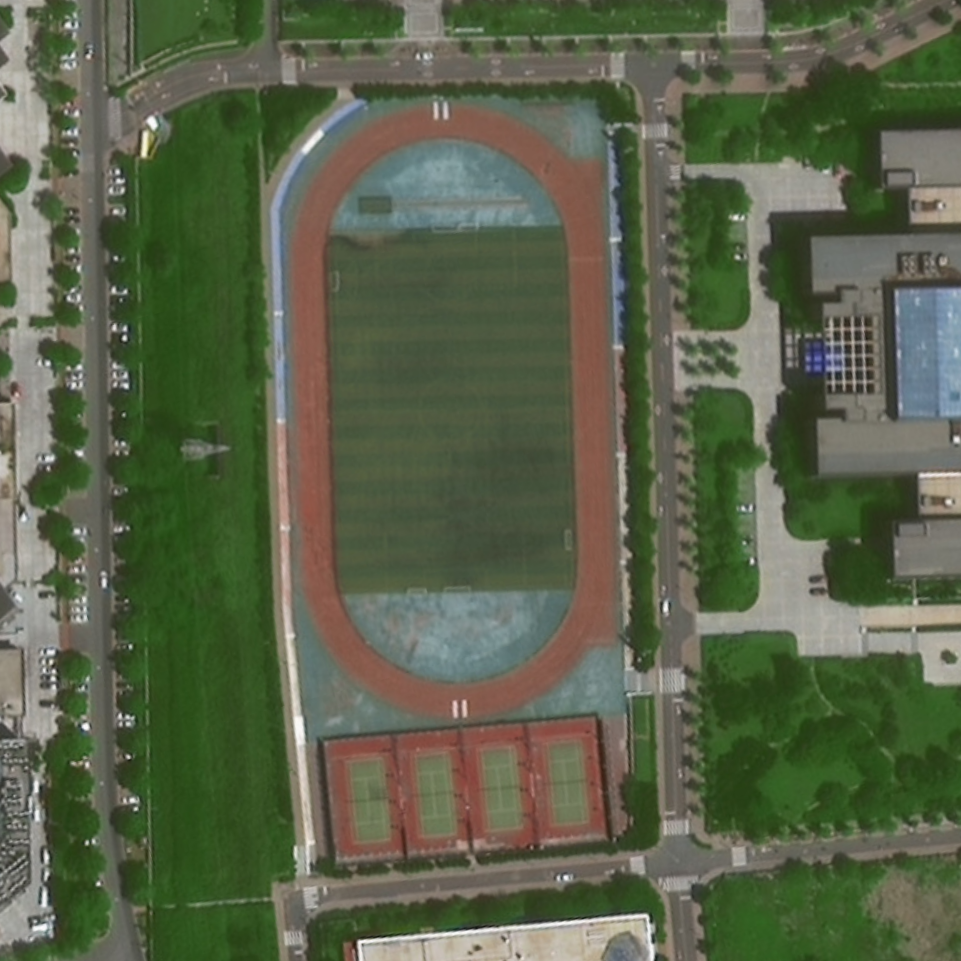
%> input picture Core/picturesScript/test/操场卫星图-正-小尺寸.png, 961 x 961 px
$ octave testBackground.m   (GNU Octave 9; MATLAB toolbox functions it lacks are replaced by stand-ins)
%> lines starting %> are read from the running program, lines starting %| are printed output that depends on the picture
% === Script: plotTrajectoryWithBackgroundScript.m ===
% close all;
% clc;
% clear;
% % 参数设置
% imageFile = '操场卫星图-正-小尺寸.png';  % 图片文件路径
% rotationAngle = 0;            % 图片旋转角度（度数）
% xOffset = 10;                  % 图片在 x 方向的偏移
% yOffset = 20;                  % 图片在 y 方向的偏移
% axisLimits = [0 100 0 100];    % 坐标系范围 [xmin xmax ymin ymax]
% scale = 1;                   % 图片缩放系数
%
% % 读取图像文件
% img = imread(imageFile);
%
% % 旋转图片
% rotatedImg = imrotate(img, rotationAngle, 'bilinear', 'crop');
%
% % 获取图片大小
% [imgHeight, imgWidth, ~] = size(rotatedImg);
%
% % 缩放图片
% scaledImg = imresize(rotatedImg, scale);
% [scaledHeight, scaledWidth, ~] = size(scaledImg);
%
% % 创建图窗
% figure;
% hold on;
%
% % 设置固定坐标系范围
% axis(axisLimits);
% axis equal;
%
% % 计算图片在坐标系中的位置
% xImage = [axisLimits(1) + xOffset, axisLimits(1) + xOffset + scaledWidth];
% yImage = [axisLimits(3) + yOffset, axisLimits(3) + yOffset + scaledHeight];
%
% % 显示图片作为背景
% imagesc(xImage, yImage, flipud(scaledImg));
% set(gca, 'YDir', 'normal'); % 保持 y 轴方向一致
%
% % 设置透明度
% alpha(0.5); % 可调整透明度
%
% % 示例轨迹（替换为实际数据）
% t = linspace(0, 2*pi, 100);
% xTrajectory = (axisLimits(2) - axisLimits(1)) / 2 * cos(t) + (axisLimits(1) + axisLimits(2)) / 2;
% yTrajectory = (axisLimits(4) - axisLimits(3)) / 2 * sin(t) + (axisLimits(3) + axisLimits(4)) / 2;
%
% % 绘制轨迹
% plot(xTrajectory, yTrajectory, 'r', 'LineWidth', 2);
%
% hold off;


% 参数设置
% imageFile = 'background.png';  % 图片文件路径
% rotationAngle = 45;            % 图片旋转角度（度数）
% xOffset = 10;                  % 图片在 x 方向的偏移
% yOffset = 20;                  % 图片在 y 方向的偏移
% axisLimits = [0 100 0 100];    % 坐标系范围 [xmin xmax ymin ymax]
% scale = 0.8;                   % 图片缩放系数
%
% % 读取和旋转图片
% img = imread(imageFile);
% rotatedImg = imrotate(img, rotationAngle, 'bilinear', 'crop');
%
% % 缩放图片
% scaledImg = imresize(rotatedImg, scale);
%
% % 创建图窗并设置坐标范围
% figure;
% hold on;
% axis(axisLimits);
% axis equal;
%
% % 使用 imshow 将图像叠加为背景
% xRange = [axisLimits(1) + xOffset, axisLimits(1) + xOffset + size(scaledImg, 2)];
% yRange = [axisLimits(3) + yOffset, axisLimits(3) + yOffset + size(scaledImg, 1)];
% imshow(flipud(scaledImg), 'XData', xRange, 'YData', yRange);
% set(gca, 'YDir', 'normal'); % 保持 y 轴方向一致
%
% % 画出示例轨迹
% t = linspace(0, 2*pi, 100);
% xTrajectory = (axisLimits(2) - axisLimits(1)) / 2 * cos(t) + (axisLimits(1) + axisLimits(2)) / 2;
% yTrajectory = (axisLimits(4) - axisLimits(3)) / 2 * sin(t) + (axisLimits(3) + axisLimits(4)) / 2;
% plot(xTrajectory, yTrajectory, 'r', 'LineWidth', 2);
%
% hold off;


imageFile = '操场卫星图-正-小尺寸.png';  % 图片文件路径
rotationAngle = 45;            % 图片旋转角度（度数）
xOffset = 10;                  % 图片在 x 方向的偏移
yOffset = 20;                  % 图片在 y 方向的偏移
axisLimits = [0 100 0 100];    % 坐标系范围 [xmin xmax ymin ymax]
scale = 1;                   % 图片缩放系数
% 读取和旋转图片
img = imread(imageFile);
%> img is the input picture: size 961x961x3 uint8; mean R, G, B 90, 98.4, 73.9
rotatedImg = imrotate(img, rotationAngle, 'bilinear', 'crop');
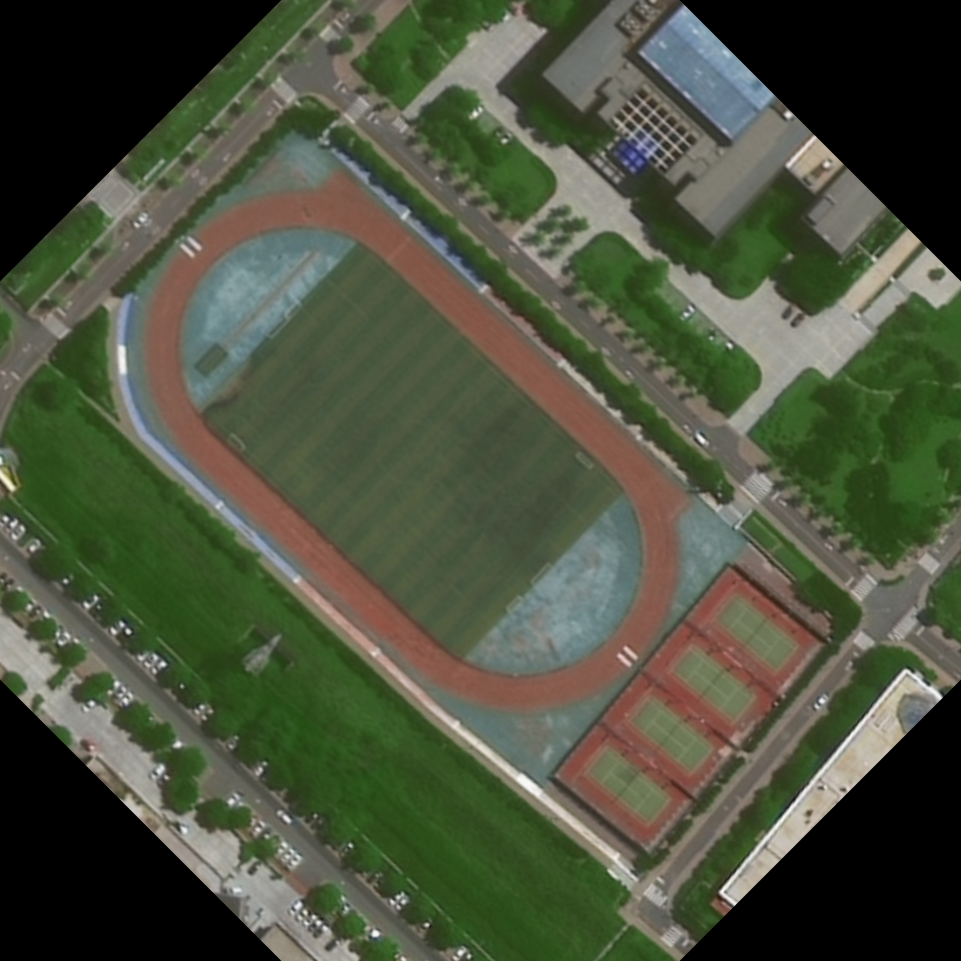
%> rotatedImg: size 961x961x3 uint8; mean R, G, B 75.5, 81.6, 62
scaledImg = imresize(rotatedImg, scale);

% 设置图窗和坐标范围
figure;
hold on;
axis(axisLimits);
axis equal;

% 使用 image 叠加背景图片
xImage = [axisLimits(1) + xOffset, axisLimits(1) + xOffset + size(scaledImg, 2)];
%> xImage = [10 971]
yImage = [axisLimits(3) + yOffset, axisLimits(3) + yOffset + size(scaledImg, 1)];
%> yImage = [20 981]
image(xImage, yImage, flipud(scaledImg));
set(gca, 'YDir', 'normal');

% 画出示例轨迹
plot(xTrajectory, yTrajectory, 'r', 'LineWidth', 2);
%> (this line was passed over: xTrajectory is not available in this run)
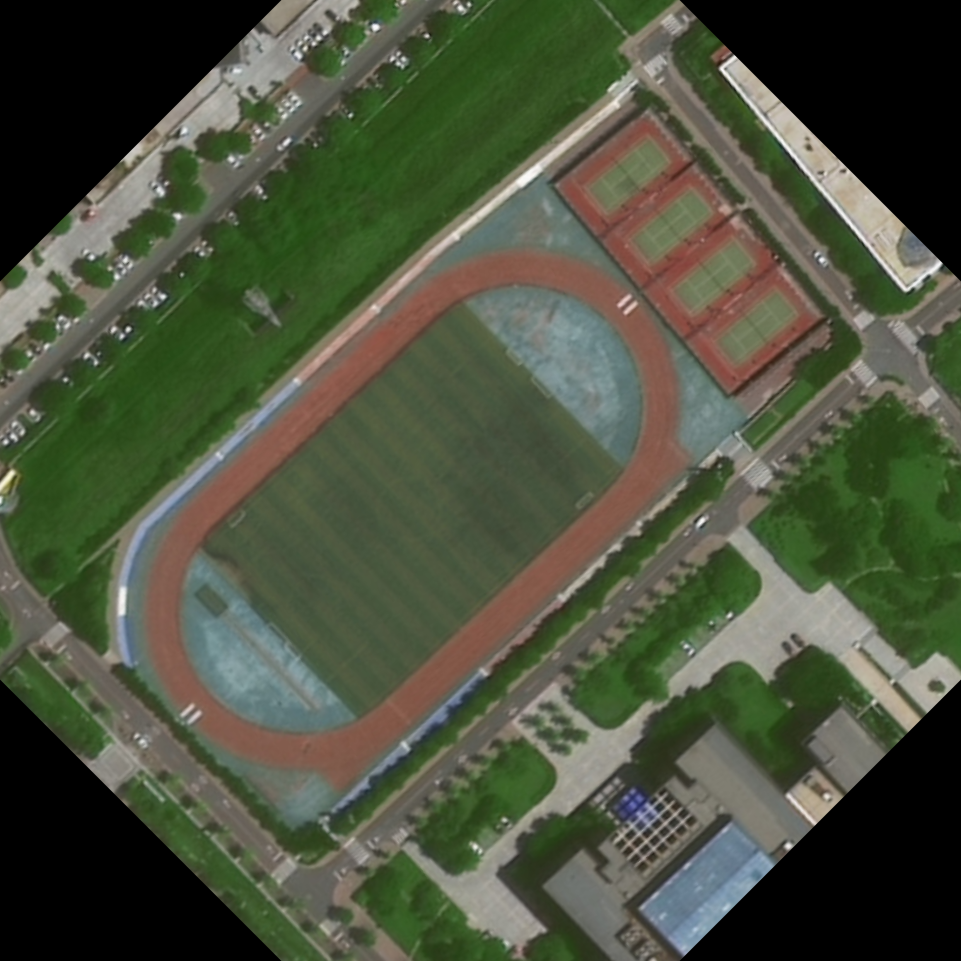
%> displayed picture: size 961x961x3, on the screen's scale of 0 to 255; mean R, G, B 75.5, 81.6, 62; mean of the top-left, top-right, bottom-left and bottom-right quarters 66.6, 78.6, 72.1, 74.7

hold off;


% === End of Script ===

$ run again, with Core/picturesScript/test/操场卫星图-大尺寸.png copied over Core/picturesScript/test/操场卫星图-正-小尺寸.png
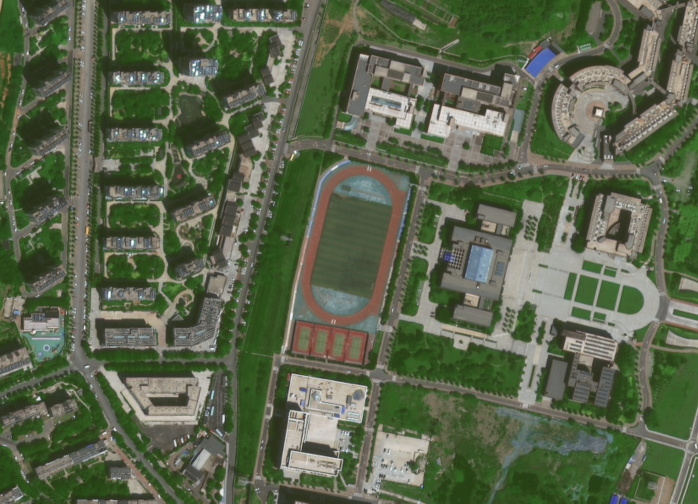
%> input picture Core/picturesScript/test/操场卫星图-大尺寸.png, 1396 x 1007 px (shown at 1/2 size)
%> img is the input picture: size 1007x1396x3 uint8; mean R, G, B 91, 101.2, 76.4
%> `rotatedImg = imrotate(img, rotationAngle, 'bilinear', 'crop');`:
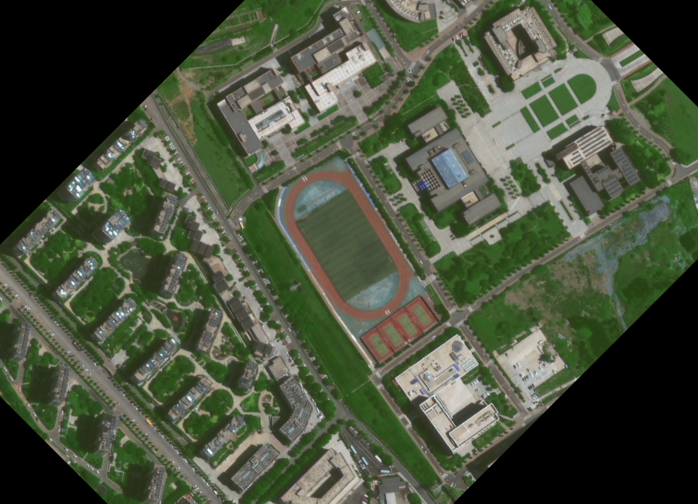
%> rotatedImg: size 1007x1396x3 uint8 (shown at 1/2 size); mean R, G, B 73.4, 81.4, 61.9
%> `plot(xTrajectory, yTrajectory, 'r', 'LineWidth', 2);`:
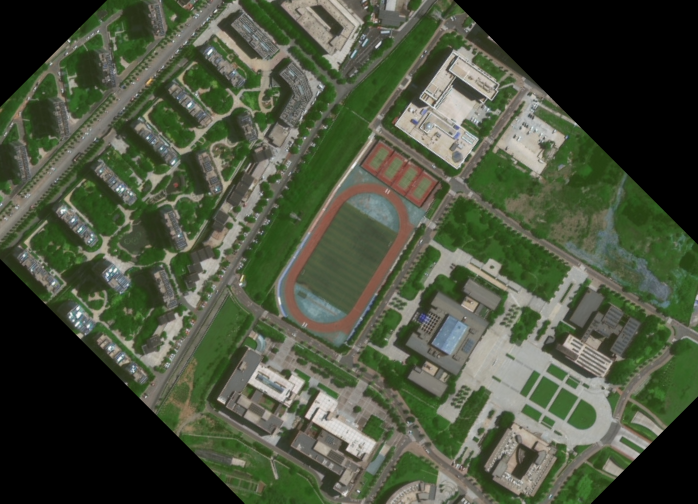
%> displayed picture: size 1007x1396x3, on the screen's scale of 0 to 255 (shown at 1/2 size); mean R, G, B 73.4, 81.4, 61.9; mean of the top-left, top-right, bottom-left and bottom-right quarters 77.2, 60.3, 59, 92.4

$ run again, with Core/picturesScript/test/操场卫星图-小尺寸.png copied over Core/picturesScript/test/操场卫星图-正-小尺寸.png
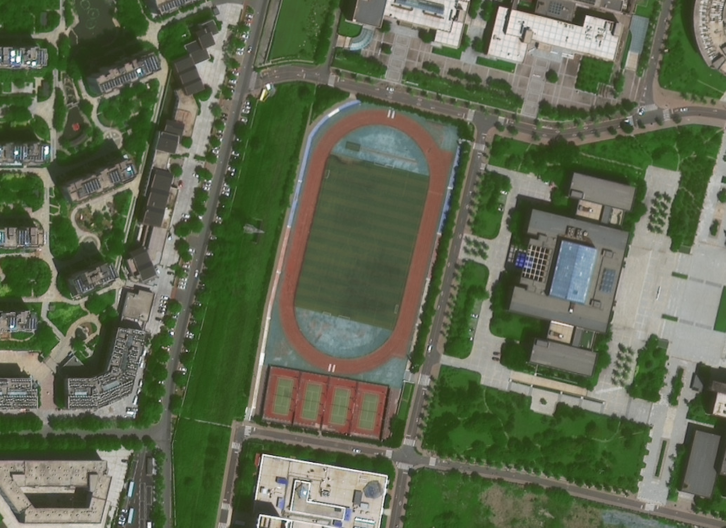
%> input picture Core/picturesScript/test/操场卫星图-小尺寸.png, 1451 x 1055 px (shown at 1/2 size)
%> img is the input picture: size 1055x1451x3 uint8; mean R, G, B 95.9, 104.3, 81.1
%> `rotatedImg = imrotate(img, rotationAngle, 'bilinear', 'crop');`:
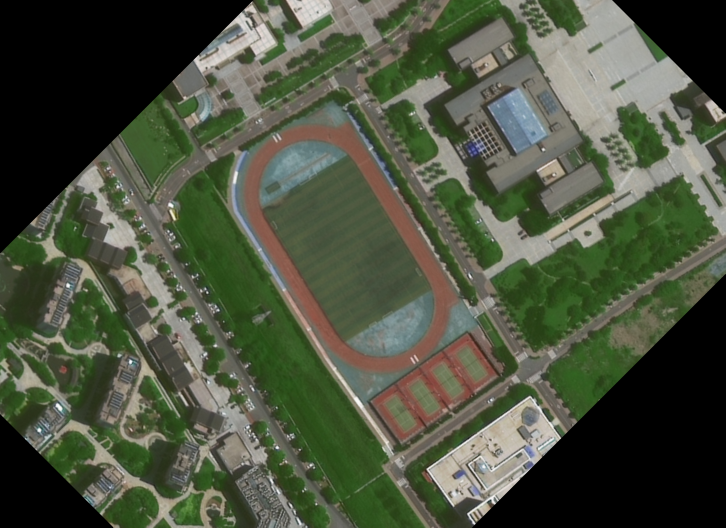
%> rotatedImg: size 1055x1451x3 uint8 (shown at 1/2 size); mean R, G, B 75.6, 82.4, 63.6
%> `plot(xTrajectory, yTrajectory, 'r', 'LineWidth', 2);`:
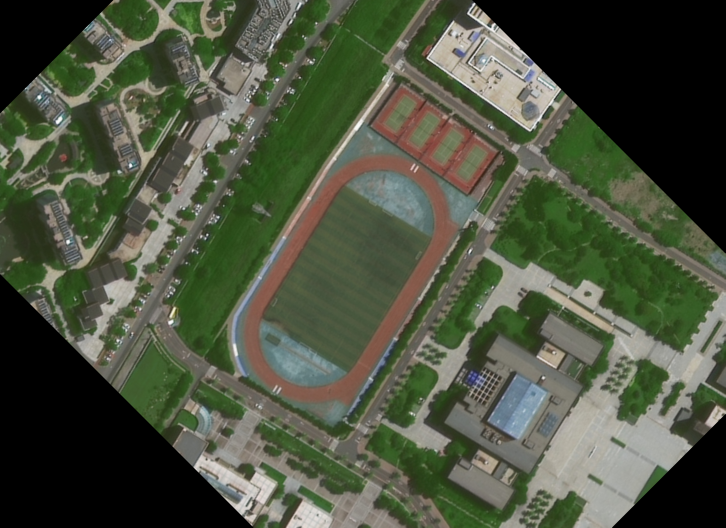
%> displayed picture: size 1055x1451x3, on the screen's scale of 0 to 255 (shown at 1/2 size); mean R, G, B 75.6, 82.4, 63.6; mean of the top-left, top-right, bottom-left and bottom-right quarters 75.3, 61.8, 62.8, 95.6
